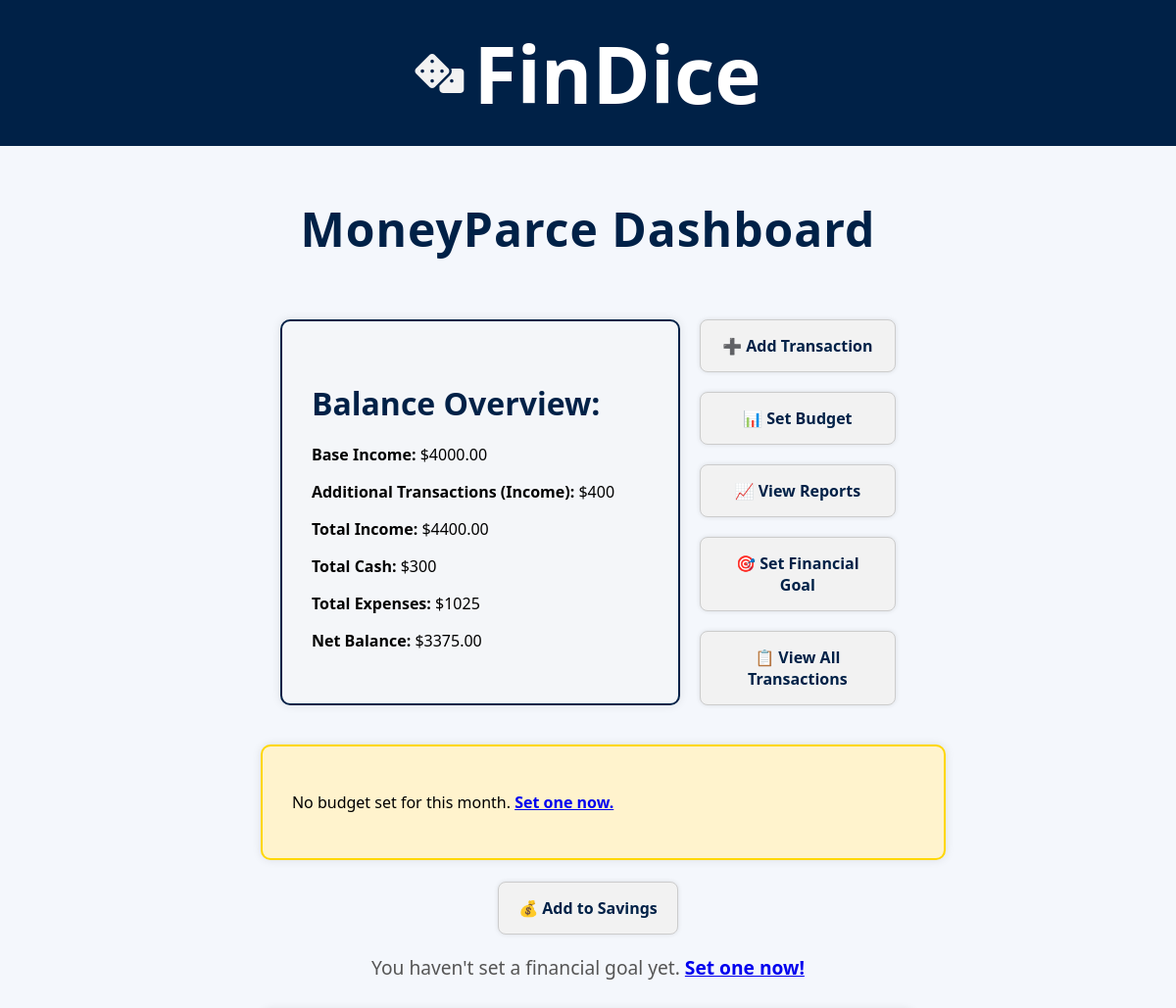
The page /dashboard/ (signed in, upper part) on the database as committed earlier.
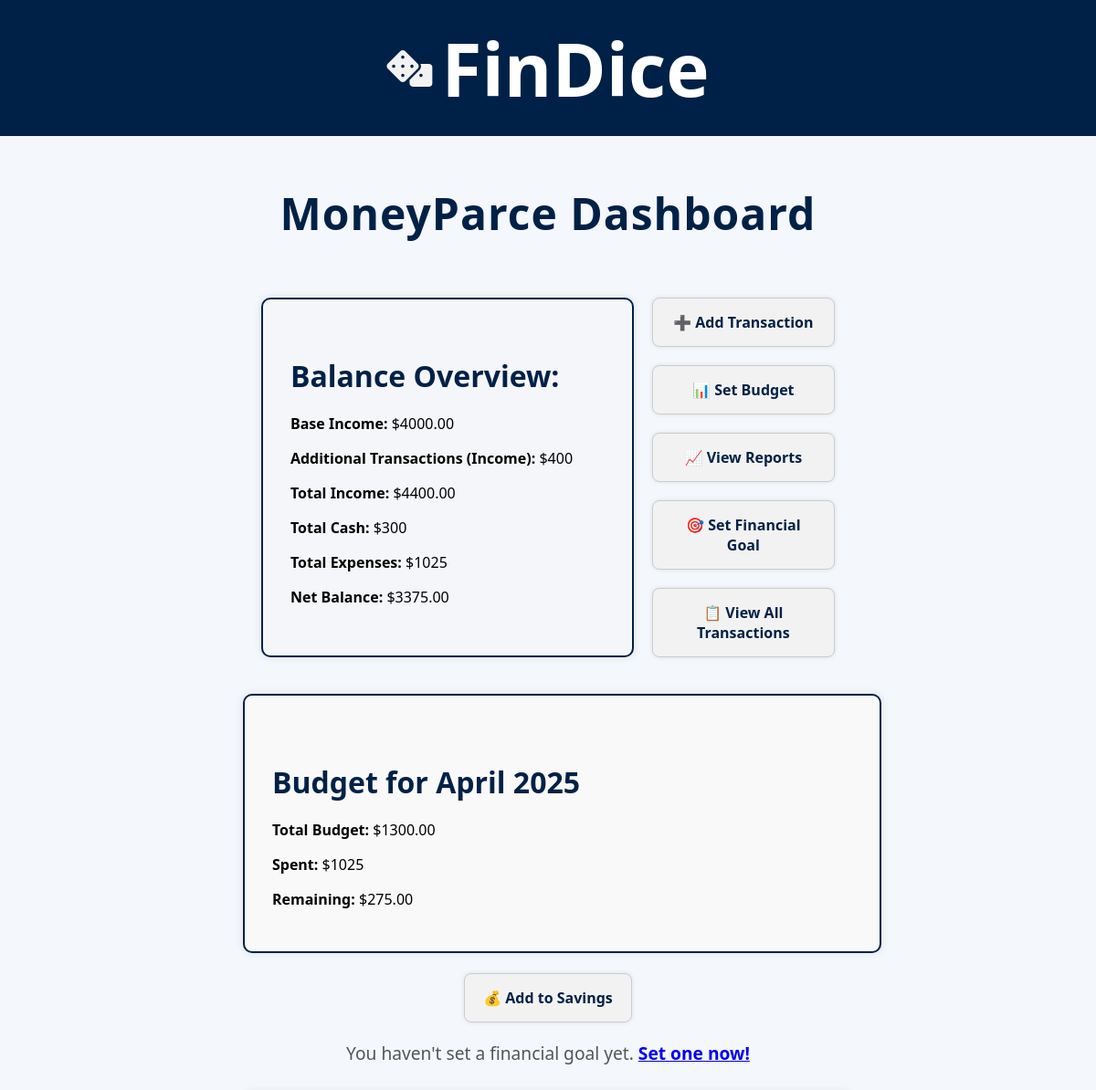
The same page on the database as committed later.
### core/models.py (models this page shows, shortened)
class Budget(models.Model):
    user = models.OneToOneField(User, on_delete=models.CASCADE)
    month = models.DateField()  # Just use the 1st of the month to mark the month
    amount = models.DecimalField(max_digits=10, decimal_places=2)

### core/views.py (the view)
# urls.py: path('dashboard/', views.dashboard, name='dashboard'),
@login_required
def dashboard(request):
    user = request.user
    profile = UserProfile.objects.get(user=user)
    base_income = profile.income
    recent_transactions = Transaction.objects.filter(user=user).order_by('-date')
    logged_income = Transaction.objects.filter(user=user, type='income').aggregate(Sum('amount'))['amount__sum'] or 0
    expense_total = Transaction.objects.filter(user=user, type='expense').aggregate(Sum('amount'))['amount__sum'] or 0
    cash_total = Transaction.objects.filter(user=user, type='cash').aggregate(Sum('amount'))['amount__sum'] or 0
    total_income = base_income + logged_income
    net_total = total_income - expense_total
    today = date.today()
    current_month = date(today.year, today.month, 1)
    budget = Budget.objects.filter(
        user=user,
        month__year=today.year,
        month__month=today.month
    ).first()
    monthly_expenses = Transaction.objects.filter(
        user=user, type='expense',
        date__year=today.year,
        date__month=today.month
    ).aggregate(Sum('amount'))['amount__sum'] or 0
    budget_left = budget.amount - monthly_expenses if budget else None
    try:
        financial_goal = FinancialGoal.objects.get(user=request.user)
    except FinancialGoal.DoesNotExist:
        financial_goal = None  # If the user doesn't have a goal, set it to None
    return render(request, 'dashboard.html', {
        'base_income': base_income,
        'logged_income': logged_income,
        'total_income': total_income,
        'expense_total': expense_total,
        'net_total': net_total,
        'cash_total': cash_total,
        'recent_transactions': recent_transactions,
        'budget': budget,
        'budget_left': budget_left,
        'monthly_expenses': monthly_expenses,
        'financial_goal': financial_goal,
    })

### Templates/dashboard.html (shortened to what this page needs)
{% extends 'base.html' %}
{% block content %}
  <h1 class="dashboard-title">MoneyParce Dashboard</h1>
  <div style="display: flex; justify-content: space-between; padding: 20px; gap: 20px;">
    <div style="border: 2px solid #002147; padding: 30px; width: 60%; border-radius: 10px; background-color: #f4f6f9; box-shadow: 0 0 10px rgba(0,0,0,0.1);">
      <h3 class="section-title">Balance Overview:</h3>
      <p><strong>Base Income:</strong> ${{ base_income }}</p>
      <p><strong>Additional Transactions (Income):</strong> ${{ logged_income }}</p>
      <p><strong>Total Income:</strong> ${{ total_income }}</p>
      <p><strong>Total Cash:</strong> ${{ cash_total }}</p>
      <p><strong>Total Expenses:</strong> ${{ expense_total }}</p>
      <p><strong>Net Balance:</strong> ${{ net_total }}</p>
    </div>
    <div style="display: flex; flex-direction: column; gap: 20px; width: 35%;">
      <a href="{% url 'add_transaction' %}" class="dashboard-button">➕ Add Transaction</a>
      <a href="{% url 'set_budget' %}" class="dashboard-button">📊 Set Budget</a>
      <a href="{% url 'view_reports' %}" class="dashboard-button">📈 View Reports</a>
      <a href="{% url 'set_financial_goal' %}" class="dashboard-button">🎯 Set Financial Goal</a>
      <a href="{% url 'view_transactions' %}" class="dashboard-button">📋 View All Transactions</a>
    </div>
  </div>
  {% if budget %}
    <div style="border: 2px solid #002147; border-radius: 10px; padding: 30px; margin-top: 20px; background-color: #f9f9f9; width: 100%; max-width: 95%; box-shadow: 0 0 10px rgba(0,0,0,0.1);">
      <h4 class="section-title">Budget for {{ budget.month|date:"F Y" }}</h4>
      <p><strong>Total Budget:</strong> ${{ budget.amount }}</p>
      <p><strong>Spent:</strong> ${{ monthly_expenses }}</p>
      {% if budget_left > 0 %}
        <p><strong>Remaining:</strong> ${{ budget_left }}</p>
      {% else %}
        <p><strong>You’re over budget!</strong> 😬</p>
      {% endif %}
    </div>
  {% else %}
    <div style="border: 2px solid #FFD700; border-radius: 10px; padding: 30px; margin-top: 20px; background-color: #fff3cd; width: 100%; max-width: 95%; box-shadow: 0 0 10px rgba(0,0,0,0.1);">
      <p>No budget set for this month. <a href="{% url 'set_budget' %}"><strong>Set one now.</strong></a></p>
    </div>
  {% endif %}
    <br>
<div style="display: flex; flex-direction: column; gap: 20px; width: 35%; justify-content: center; align-items: center; text-align: center; margin: 0 auto;">
  <a href="{% url 'add_to_savings' %}" class="dashboard-button">💰 Add to Savings</a>
</div>
    {% if financial_goal %}
  <div style="border: 2px solid #002147; border-radius: 10px; padding: 30px; margin-top: 20px; background-color: #f9f9f9; width: 100%; max-width: 95%; box-shadow: 0 0 10px rgba(0,0,0,0.1);">
    <h4 class="section-title">Financial Goal: ${{ financial_goal.target_amount }}</h4>
    <p><strong>Current Savings:</strong> ${{ financial_goal.current_savings }}</p>
    <p><strong>Progress:</strong> {{ financial_goal.get_progress_percentage }}%</p>
    <div style="background-color: #ddd; border-radius: 10px; height: 20px; width: 100%; margin-top: 10px;">
      <div style="background-color: #4caf50; height: 100%; width: {{ financial_goal.get_progress_percentage }}%; border-radius: 10px;"></div>
    </div>
  </div>
{% else %}
  <p class="empty-message">You haven't set a financial goal yet. <a href="{% url 'set_financial_goal' %}"><strong>Set one now!</strong></a></p>
{% endif %}
{% endblock %}

Rows that differ between the two databases and show on the page:
added Budget: month "April 2025", amount "1300.00"
Other text that changed with them:
{{ monthly_expenses }}: (not shown) → "1025"
{{ budget_left }}: (not shown) → "275.00"
text no longer shown: "No budget set for this month. Set one now."
text now shown: "Budget for Total Budget: $ Spent: $ Remaining: $"
